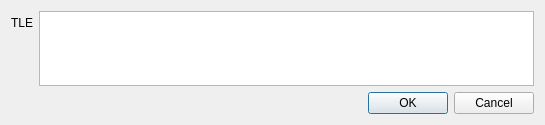
<?xml version="1.0" encoding="UTF-8"?>
<ui version="4.0">
 <class>AddTrackerDialog</class>
 <widget class="QDialog" name="AddTrackerDialog">
  <property name="geometry">
   <rect>
    <x>0</x>
    <y>0</y>
    <width>545</width>
    <height>125</height>
   </rect>
  </property>
  <property name="windowTitle">
   <string>Adicionar satélite</string>
  </property>
  <layout class="QFormLayout" name="formLayout">
   <item row="1" column="0" colspan="2">
    <widget class="QDialogButtonBox" name="addTLEButtonBox">
     <property name="standardButtons">
      <set>QDialogButtonBox::Cancel|QDialogButtonBox::Ok</set>
     </property>
    </widget>
   </item>
   <item row="0" column="0">
    <widget class="QLabel" name="label">
     <property name="text">
      <string>TLE</string>
     </property>
    </widget>
   </item>
   <item row="0" column="1">
    <widget class="QPlainTextEdit" name="tleInput"/>
   </item>
  </layout>
 </widget>
 <resources/>
 <connections/>
</ui>
